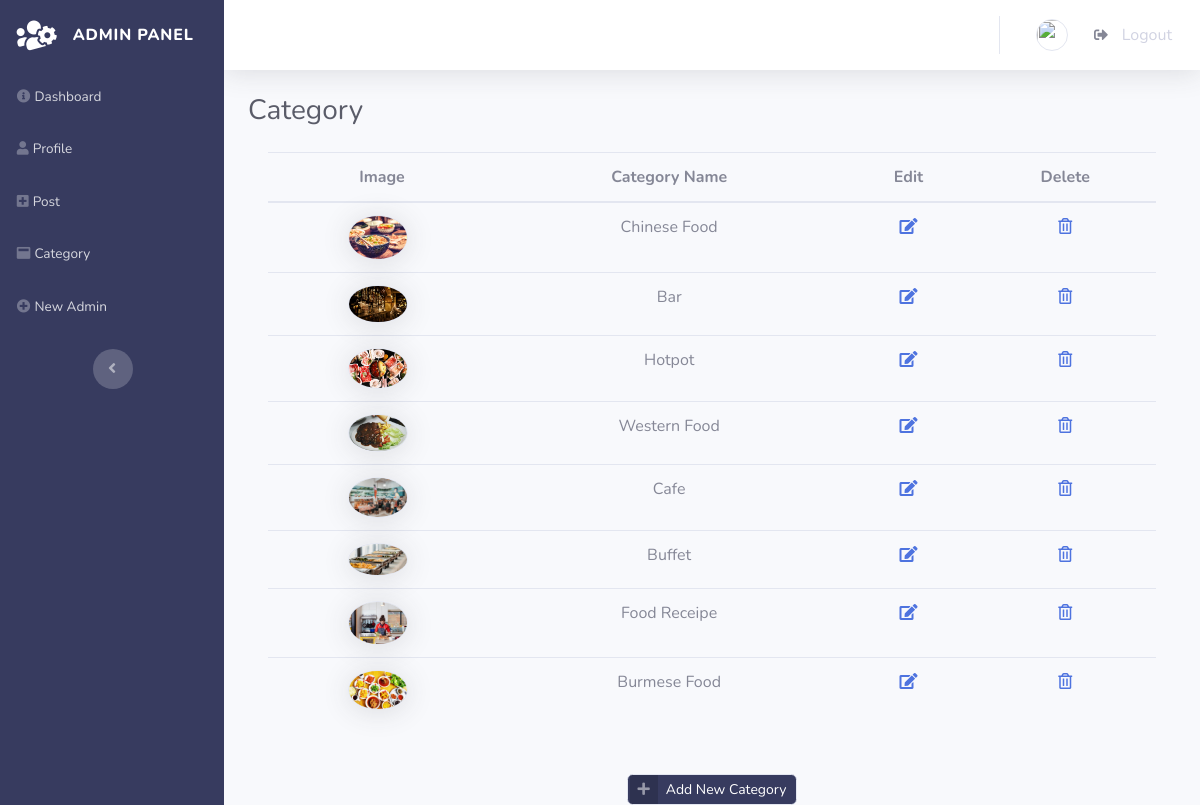
The page /Admin/category.php?msg=failed on the database its author committed.
### tables this page shows
CREATE TABLE `category` (
  `id` int(11) NOT NULL,
  `name` varchar(255) NOT NULL,
  `photo` varchar(255) NOT NULL,
  `created_date` datetime NOT NULL,
  `modified_date` datetime NOT NULL
);

### Admin/category.php (the view, shortened to what this page needs)
<!DOCTYPE html>
<html>
<head>
    <link rel="stylesheet" href="assets/bootstrap/css/bootstrap.min.css">
    <link rel="stylesheet" href="assets/fonts/fontawesome-all.min.css">
    <link rel="stylesheet" href="assets/fonts/material-icons.min.css">
    <link rel="stylesheet" href="assets/css/MUSA_panel-table-1.css">
    <link rel="stylesheet" href="assets/css/MUSA_panel-table.css">
</head>
<body id="page-top">
<div id="wrapper">
    <?php require_once('include/nav.php') ?>
    <div class="d-flex flex-column" id="content-wrapper">
        <div id="content">
            <nav class="navbar navbar-light navbar-expand bg-white shadow mb-4 topbar static-top">
                <div class="container-fluid"><button class="btn btn-link d-md-none rounded-circle mr-3" id="sidebarToggleTop" type="button"><i class="fas fa-bars"></i></button>
                    <ul class="nav navbar-nav flex-nowrap ml-auto">
                        <li class="nav-item dropdown no-arrow" role="presentation">
                            <div class="nav-item dropdown no-arrow"><a class="dropdown-toggle nav-link" data-toggle="dropdown" aria-expanded="false" href="#">
                                    <img class="border rounded-circle img-profile" src="assets/img/avatars/<?php echo $_SESSION['photo']?>"></a>
                            </div></li>
                        <li class="nav-item">
                            <div class="nav-item">
                                <a class="nav-link" href="logout.php" aria-expanded="false"><i class="fas fa-sign-out-alt fa-sm fa-fw mr-2 text-gray-600"></i>&nbsp;Logout</a>
                            </div>
                        </li>
                    </ul>
                </div>
            </nav> <div class="container-fluid">
                <h3 class="text-dark mb-1">Category</h3>
                <div class="row text-center" style="padding-bottom: 16px;">
                    <div class="col">
                        <div class="collapse show" id="collapse-4">
                            <div class="card-body">
                                <div class="table-responsive">
                                    <table class="table">
                                        <thead>
                                        <tr>
                                            <th>Image</th>
                                            <th>Category Name</th>
                                            <th>Edit</th>
                                            <th>Delete</th>
                                        </tr>
                                        </thead>
                                        <tbody>
                                        <?php
                                        include("config.php");
                                        $result = mysqli_query($conn, "SELECT * FROM category");
                                        while ($row = mysqli_fetch_assoc($result)):
                                            ?>
                                            <tr>
                                                <td><img class="rounded-circle border shadow mr-2" width="60"
                                                         src="assets/img/category/<?php echo $row['photo'] ?>"></td>
                                                <td><?php echo $row['name'] ?></td>
                                                <td><a href="catEdit.php?id=<?php echo $row['id'] ?>"><i
                                                                class="fas fa-edit"></i></a></td>
                                                <td><a href="cat-del.php?id=<?php echo $row['id'] ?>"><i
                                                                class="far fa-trash-alt"></i></a></td>
                                            </tr>
                                        <?php endwhile; ?>
                                        </tbody>
                                    </table>
                                </div>
                            </div>
                        </div>
                    </div>
                </div>
            </div>
            <a href="#" class="btn btn-info btn-sm border rounded btn-icon-split" role="button" onclick="showDialog()"
               style="display: block;margin: auto;max-width: 170px;background: #373B5F;"><span
                        class="text-white-50 icon"
                        style="filter: blur(0px);"><i
                            class="fas fa-plus"></i></span><span class="text-white text">Add New Category</span></a>
        </div>
    </div>
</div>
</body>
</html>

### Admin/include/nav.php (shortened to what this page needs)
<nav class="navbar navbar-dark align-items-start sidebar sidebar-dark accordion p-0" style="
    background-color: #373B5F;
    background-size: cover;
">
    <div class="container-fluid d-flex flex-column p-0">
        <a class="navbar-brand d-flex justify-content-center align-items-center sidebar-brand m-0" href="#">
            <div class="sidebar-brand-icon rotate-n-15"><i class="fas fa-users-cog"></i></div>
            <div class="sidebar-brand-text mx-3"><span>Admin Panel</span></div>
        </a>
        <ul class="nav navbar-nav text-light" id="accordionSidebar">
            <li class="nav-item choice" role="presentation"><a class="nav-link" href="dashboard.php"><i
                            class="fas fa-info-circle"></i><span>Dashboard</span></a></li>
            <li class="nav-item choice" role="presentation"><a class="nav-link" href="profile.php"><i
                            class="fas fa-user"></i><span>Profile</span></a></li>
            <li class="nav-item choice" role="presentation"><a class="nav-link" href="table.php"><i
                            class="fas fa-plus-square"></i><span>Post</span></a></li>
            <li class="nav-item choice" role="presentation"><a class="nav-link" href="category.php"><i
                            class="fas fa-window-maximize"></i><span>Category</span></a></li>
             <li class="nav-item choice" role="presentation"><a class="nav-link" href="register.php"><i
                            class="fas fa-plus-circle"></i><span>New Admin</span></a></li>
        </ul>
        <div class="text-center d-none d-md-inline">
            <button class="btn rounded-circle border-0" id="sidebarToggle" type="button"></button>
        </div>
    </div>
</nav>

### rows shown on the page
category: photo (picture), name "Chinese Food"
category: photo (picture), name "Bar"
category: photo (picture), name "Hotpot"
category: photo (picture), name "Western Food"
category: photo (picture), name "Cafe"
category: photo (picture), name "Buffet"
category: photo (picture), name "Food Receipe"
category: photo (picture), name "Burmese Food"
